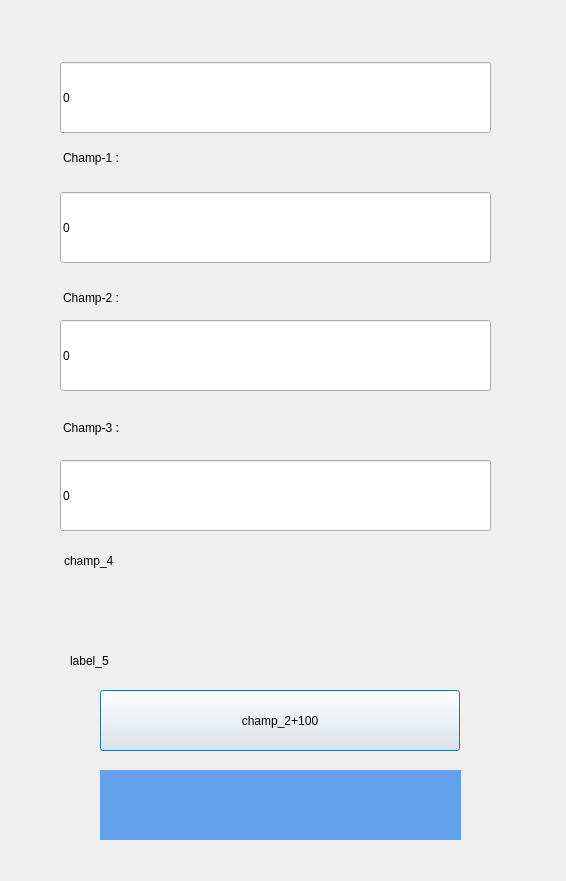
<?xml version="1.0" encoding="UTF-8"?>
<ui version="4.0">
 <class>Dialog</class>
 <widget class="QDialog" name="Dialog">
  <property name="geometry">
   <rect>
    <x>0</x>
    <y>0</y>
    <width>566</width>
    <height>881</height>
   </rect>
  </property>
  <property name="windowTitle">
   <string>Dialog</string>
  </property>
  <widget class="QLineEdit" name="champ_1">
   <property name="geometry">
    <rect>
     <x>60</x>
     <y>62</y>
     <width>431</width>
     <height>71</height>
    </rect>
   </property>
   <property name="text">
    <string>0</string>
   </property>
  </widget>
  <widget class="QLineEdit" name="champ_2">
   <property name="geometry">
    <rect>
     <x>60</x>
     <y>192</y>
     <width>431</width>
     <height>71</height>
    </rect>
   </property>
   <property name="text">
    <string>0</string>
   </property>
  </widget>
  <widget class="QLabel" name="label_4">
   <property name="geometry">
    <rect>
     <x>64</x>
     <y>540</y>
     <width>431</width>
     <height>41</height>
    </rect>
   </property>
   <property name="text">
    <string>champ_4</string>
   </property>
  </widget>
  <widget class="QPushButton" name="button_calc">
   <property name="geometry">
    <rect>
     <x>100</x>
     <y>690</y>
     <width>360</width>
     <height>61</height>
    </rect>
   </property>
   <property name="text">
    <string>champ_2+100</string>
   </property>
  </widget>
  <widget class="QLabel" name="label_10">
   <property name="geometry">
    <rect>
     <x>100</x>
     <y>770</y>
     <width>361</width>
     <height>70</height>
    </rect>
   </property>
   <property name="styleSheet">
    <string notr="true">font: 75 30pt &quot;Ubuntu&quot;;
color: rgb(255, 255, 255);
background-color: rgb(98, 160, 234);</string>
   </property>
   <property name="text">
    <string/>
   </property>
   <property name="alignment">
    <set>Qt::AlignCenter</set>
   </property>
  </widget>
  <widget class="QLabel" name="label_1">
   <property name="geometry">
    <rect>
     <x>63</x>
     <y>137</y>
     <width>431</width>
     <height>41</height>
    </rect>
   </property>
   <property name="text">
    <string>Champ-1 :</string>
   </property>
  </widget>
  <widget class="QLabel" name="label_2">
   <property name="geometry">
    <rect>
     <x>63</x>
     <y>277</y>
     <width>431</width>
     <height>41</height>
    </rect>
   </property>
   <property name="text">
    <string>Champ-2 :</string>
   </property>
  </widget>
  <widget class="QLineEdit" name="champ_3">
   <property name="geometry">
    <rect>
     <x>60</x>
     <y>320</y>
     <width>431</width>
     <height>71</height>
    </rect>
   </property>
   <property name="text">
    <string>0</string>
   </property>
  </widget>
  <widget class="QLabel" name="label_3">
   <property name="geometry">
    <rect>
     <x>63</x>
     <y>407</y>
     <width>431</width>
     <height>41</height>
    </rect>
   </property>
   <property name="text">
    <string>Champ-3 :</string>
   </property>
  </widget>
  <widget class="QLabel" name="label_5">
   <property name="geometry">
    <rect>
     <x>70</x>
     <y>640</y>
     <width>431</width>
     <height>41</height>
    </rect>
   </property>
   <property name="text">
    <string>label_5</string>
   </property>
  </widget>
  <widget class="QLineEdit" name="champ_4">
   <property name="geometry">
    <rect>
     <x>60</x>
     <y>460</y>
     <width>431</width>
     <height>71</height>
    </rect>
   </property>
   <property name="text">
    <string>0</string>
   </property>
  </widget>
 </widget>
 <resources/>
 <connections/>
</ui>
